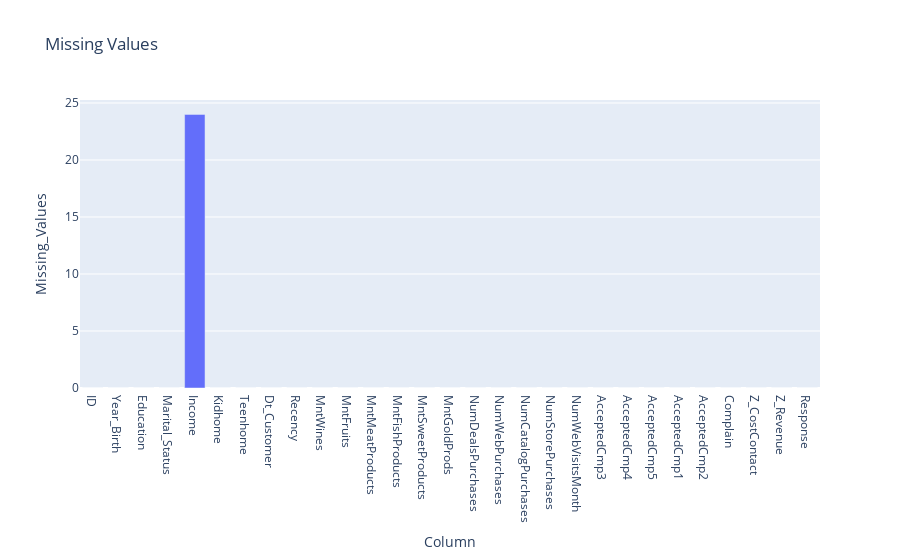

Write notebook code for a chart like this one.
### Markdown cell above
## Preparing Data

### Code cell
missingValues = customer.isna().sum().to_dict()
missingValues_df = pd.DataFrame(list(missingValues.items()), columns = ['Column', 'Missing_Values'])
# missingValues_df

fig = px.bar(missingValues_df,
            x = 'Column', y = 'Missing_Values',
#             template = 'plotly_red',
            title = 'Missing Values')
fig.show()

### Figure 1 — Plotly figure (JSON) as saved in the notebook; plotly's stock layout.template omitted (floating-point values rounded to 4 significant figures)
{"data": [{"alignmentgroup": "True", "hovertemplate": "Column=%{x}<br>Missing_Values=%{y}<extra></extra>", "legendgroup": "", "marker": {"color": "#636efa", "pattern": {"shape": ""}}, "name": "", "offsetgroup": "", "orientation": "v", "showlegend": false, "textposition": "auto", "type": "bar", "x": ["ID", "Year_Birth", "Education", "Marital_Status", "Income", "Kidhome", "Teenhome", "Dt_Customer", "Recency", "MntWines", "MntFruits", "MntMeatProducts", "MntFishProducts", "MntSweetProducts", "MntGoldProds", "NumDealsPurchases", "NumWebPurchases", "NumCatalogPurchases", "NumStorePurchases", "NumWebVisitsMonth", "AcceptedCmp3", "AcceptedCmp4", "AcceptedCmp5", "AcceptedCmp1", "AcceptedCmp2", "Complain", "Z_CostContact", "Z_Revenue", "Response"], "xaxis": "x", "y": [0, 0, 0, 0, 24, 0, 0, 0, 0, 0, 0, 0, 0, 0, 0, 0, 0, 0, 0, 0, 0, 0, 0, 0, 0, 0, 0, 0, 0], "yaxis": "y"}], "layout": {"barmode": "relative", "legend": {"tracegroupgap": 0}, "title": {"text": "Missing Values"}, "xaxis": {"anchor": "y", "domain": [0, 1], "title": {"text": "Column"}}, "yaxis": {"anchor": "x", "domain": [0, 1], "title": {"text": "Missing_Values"}}}}
